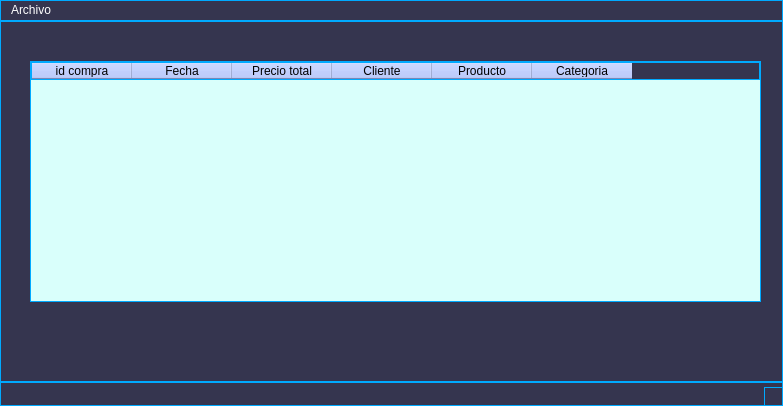
<?xml version="1.0" encoding="UTF-8"?>
<ui version="4.0">
 <class>MainWindow</class>
 <widget class="QMainWindow" name="MainWindow">
  <property name="geometry">
   <rect>
    <x>0</x>
    <y>0</y>
    <width>783</width>
    <height>406</height>
   </rect>
  </property>
  <property name="windowTitle">
   <string>MainWindow</string>
  </property>
  <property name="styleSheet">
   <string notr="true">background-color: rgb(53, 53, 79);
border: 1px solid #00aaff; /* Contorno neon azul */
color: rgb(255, 255, 255);</string>
  </property>
  <widget class="QWidget" name="centralwidget">
   <widget class="QTableWidget" name="purchaseTable">
    <property name="geometry">
     <rect>
      <x>30</x>
      <y>40</y>
      <width>731</width>
      <height>241</height>
     </rect>
    </property>
    <property name="styleSheet">
     <string notr="true">QTableWidget {
	color: rgb(201, 255, 252);
    background-color: #d9fffb;; /* Fondo de la tabla (celeste muy tenue) */
}

QTableWidget QHeaderView:section {
    background-color: #a9bdff ; /* Fondo del encabezado de la columna (celeste muy tenue) */
    color: black; /* Color del texto del encabezado de la columna (negro) */
}

QTableWidget::item {
    padding: 5px; /* Espaciado interno de las celdas */ 
	color: black;
}

QTableWidget::item:selected {
    background-color: #d1d1d1; /* Fondo de la celda seleccionada (celeste muy tenue) */
    color: black; /* Color del texto de la celda seleccionada */
}</string>
    </property>
    <column>
     <property name="text">
      <string>id compra</string>
     </property>
    </column>
    <column>
     <property name="text">
      <string>Fecha</string>
     </property>
    </column>
    <column>
     <property name="text">
      <string>Precio total</string>
     </property>
    </column>
    <column>
     <property name="text">
      <string>Cliente</string>
     </property>
    </column>
    <column>
     <property name="text">
      <string>Producto</string>
     </property>
    </column>
    <column>
     <property name="text">
      <string>Categoria</string>
     </property>
    </column>
   </widget>
  </widget>
  <widget class="QMenuBar" name="menubar">
   <property name="geometry">
    <rect>
     <x>0</x>
     <y>0</y>
     <width>783</width>
     <height>20</height>
    </rect>
   </property>
   <widget class="QMenu" name="menuArchivo">
    <property name="title">
     <string>Archivo</string>
    </property>
    <addaction name="actionNueva_compra"/>
   </widget>
   <addaction name="menuArchivo"/>
  </widget>
  <widget class="QStatusBar" name="statusbar"/>
  <action name="actionIngreso_de_compra">
   <property name="text">
    <string>Ingreso de compra</string>
   </property>
  </action>
  <action name="actionNueva_compra">
   <property name="text">
    <string>Nueva compra</string>
   </property>
  </action>
 </widget>
 <resources/>
 <connections/>
</ui>
